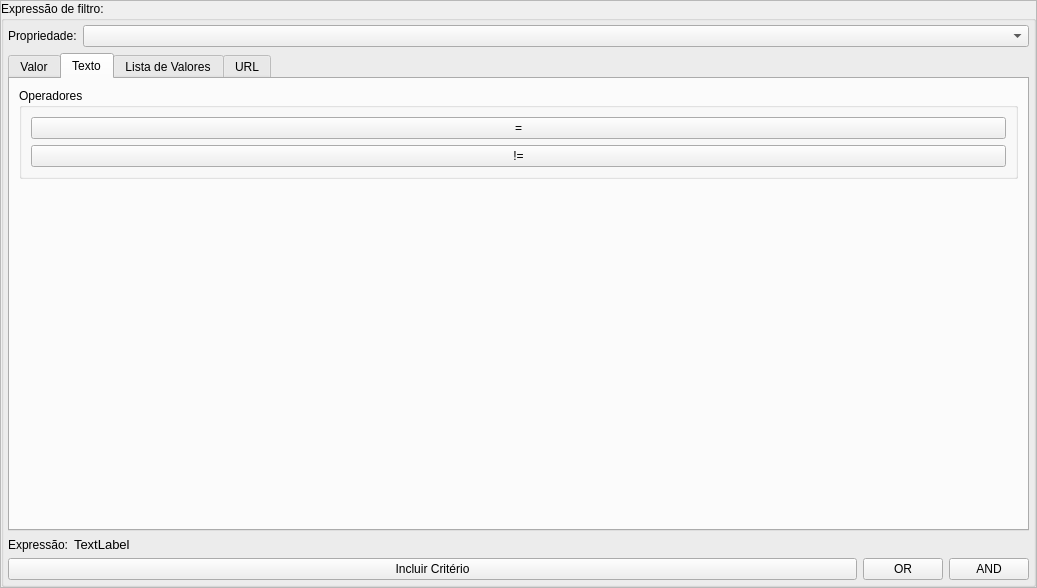
<?xml version="1.0" encoding="UTF-8"?>
<ui version="4.0">
 <class>Frame</class>
 <widget class="QFrame" name="Frame">
  <property name="geometry">
   <rect>
    <x>0</x>
    <y>0</y>
    <width>1037</width>
    <height>588</height>
   </rect>
  </property>
  <property name="windowTitle">
   <string>Frame</string>
  </property>
  <property name="frameShape">
   <enum>QFrame::StyledPanel</enum>
  </property>
  <property name="frameShadow">
   <enum>QFrame::Raised</enum>
  </property>
  <layout class="QGridLayout" name="gridLayout">
   <property name="margin">
    <number>0</number>
   </property>
   <item row="0" column="0">
    <widget class="QGroupBox" name="groupFilter">
     <property name="sizePolicy">
      <sizepolicy hsizetype="Expanding" vsizetype="Expanding">
       <horstretch>0</horstretch>
       <verstretch>0</verstretch>
      </sizepolicy>
     </property>
     <property name="title">
      <string>Expressão de filtro:</string>
     </property>
     <layout class="QGridLayout" name="gridLayout_4">
      <property name="margin">
       <number>4</number>
      </property>
      <property name="horizontalSpacing">
       <number>6</number>
      </property>
      <item row="3" column="0">
       <layout class="QHBoxLayout" name="horizontalLayout_5">
        <item>
         <widget class="QPushButton" name="bt_insert_criteria">
          <property name="sizePolicy">
           <sizepolicy hsizetype="Expanding" vsizetype="Fixed">
            <horstretch>0</horstretch>
            <verstretch>0</verstretch>
           </sizepolicy>
          </property>
          <property name="text">
           <string>Incluir Critério</string>
          </property>
         </widget>
        </item>
        <item>
         <widget class="QPushButton" name="bt_or">
          <property name="text">
           <string>OR</string>
          </property>
         </widget>
        </item>
        <item>
         <widget class="QPushButton" name="bt_and">
          <property name="text">
           <string>AND</string>
          </property>
         </widget>
        </item>
       </layout>
      </item>
      <item row="0" column="0">
       <layout class="QHBoxLayout" name="horizontalLayout_3">
        <item>
         <widget class="QLabel" name="label_2">
          <property name="sizePolicy">
           <sizepolicy hsizetype="Minimum" vsizetype="Preferred">
            <horstretch>0</horstretch>
            <verstretch>0</verstretch>
           </sizepolicy>
          </property>
          <property name="text">
           <string>Propriedade:</string>
          </property>
         </widget>
        </item>
        <item>
         <widget class="QComboBox" name="cb_filter_property">
          <property name="sizePolicy">
           <sizepolicy hsizetype="Expanding" vsizetype="Fixed">
            <horstretch>0</horstretch>
            <verstretch>0</verstretch>
           </sizepolicy>
          </property>
          <property name="font">
           <font>
            <pointsize>9</pointsize>
           </font>
          </property>
         </widget>
        </item>
       </layout>
      </item>
      <item row="2" column="0">
       <layout class="QHBoxLayout" name="horizontalLayout">
        <item>
         <widget class="QLabel" name="label">
          <property name="font">
           <font>
            <family>Segoe UI</family>
            <pointsize>9</pointsize>
            <weight>50</weight>
            <italic>false</italic>
            <bold>false</bold>
           </font>
          </property>
          <property name="styleSheet">
           <string notr="true">font: 9pt &quot;Segoe UI&quot;;</string>
          </property>
          <property name="text">
           <string>Expressão:</string>
          </property>
         </widget>
        </item>
        <item>
         <widget class="QLabel" name="lb_criteria_preview">
          <property name="sizePolicy">
           <sizepolicy hsizetype="Expanding" vsizetype="Preferred">
            <horstretch>0</horstretch>
            <verstretch>0</verstretch>
           </sizepolicy>
          </property>
          <property name="font">
           <font>
            <family>Segoe UI</family>
            <pointsize>10</pointsize>
            <weight>50</weight>
            <italic>false</italic>
            <bold>false</bold>
           </font>
          </property>
          <property name="styleSheet">
           <string notr="true">font: 10pt &quot;Segoe UI&quot;;</string>
          </property>
          <property name="text">
           <string>TextLabel</string>
          </property>
         </widget>
        </item>
       </layout>
      </item>
      <item row="1" column="0">
       <widget class="QTabWidget" name="tab_values">
        <property name="enabled">
         <bool>true</bool>
        </property>
        <property name="currentIndex">
         <number>1</number>
        </property>
        <widget class="QWidget" name="tab_value">
         <attribute name="title">
          <string>Valor</string>
         </attribute>
         <layout class="QVBoxLayout" name="verticalLayout">
          <item>
           <widget class="QGroupBox" name="groupBox_5">
            <property name="title">
             <string>Operadores</string>
            </property>
            <property name="flat">
             <bool>false</bool>
            </property>
            <property name="checkable">
             <bool>false</bool>
            </property>
            <layout class="QGridLayout" name="gridLayout_5">
             <item row="0" column="2">
              <widget class="QPushButton" name="bt_number_gt">
               <property name="text">
                <string>&gt;</string>
               </property>
              </widget>
             </item>
             <item row="1" column="0">
              <widget class="QPushButton" name="bt_number_neq">
               <property name="text">
                <string>!=</string>
               </property>
              </widget>
             </item>
             <item row="1" column="1">
              <widget class="QPushButton" name="bt_number_lte">
               <property name="text">
                <string>&lt;=</string>
               </property>
              </widget>
             </item>
             <item row="0" column="0">
              <widget class="QPushButton" name="bt_number_eq">
               <property name="text">
                <string>=</string>
               </property>
              </widget>
             </item>
             <item row="1" column="2">
              <widget class="QPushButton" name="bt_number_gte">
               <property name="text">
                <string>&gt;=</string>
               </property>
              </widget>
             </item>
             <item row="0" column="1">
              <widget class="QPushButton" name="bt_number_lt">
               <property name="text">
                <string>&lt;</string>
               </property>
              </widget>
             </item>
            </layout>
           </widget>
          </item>
          <item>
           <widget class="QGroupBox" name="groupBox_8">
            <property name="sizePolicy">
             <sizepolicy hsizetype="Preferred" vsizetype="Expanding">
              <horstretch>0</horstretch>
              <verstretch>0</verstretch>
             </sizepolicy>
            </property>
            <property name="title">
             <string>Amostra de valores da propriedade:</string>
            </property>
            <layout class="QVBoxLayout" name="verticalLayout_6">
             <item>
              <layout class="QHBoxLayout" name="horizontalLayout_6">
               <item>
                <widget class="QListWidget" name="tabValue_list_values">
                 <property name="sizePolicy">
                  <sizepolicy hsizetype="Minimum" vsizetype="Expanding">
                   <horstretch>0</horstretch>
                   <verstretch>0</verstretch>
                  </sizepolicy>
                 </property>
                 <property name="minimumSize">
                  <size>
                   <width>225</width>
                   <height>0</height>
                  </size>
                 </property>
                </widget>
               </item>
              </layout>
             </item>
             <item>
              <layout class="QHBoxLayout" name="horizontalLayout_7">
               <item>
                <widget class="QLineEdit" name="tabValue_tx_insert_value"/>
               </item>
               <item>
                <widget class="QPushButton" name="tabValue_bt_insert">
                 <property name="text">
                  <string>Inserir</string>
                 </property>
                </widget>
               </item>
              </layout>
             </item>
            </layout>
           </widget>
          </item>
          <item>
           <spacer name="verticalSpacer">
            <property name="orientation">
             <enum>Qt::Vertical</enum>
            </property>
            <property name="sizeType">
             <enum>QSizePolicy::Minimum</enum>
            </property>
            <property name="sizeHint" stdset="0">
             <size>
              <width>20</width>
              <height>0</height>
             </size>
            </property>
           </spacer>
          </item>
         </layout>
        </widget>
        <widget class="QWidget" name="tab_text">
         <attribute name="title">
          <string>Texto</string>
         </attribute>
         <layout class="QVBoxLayout" name="verticalLayout_5">
          <item>
           <widget class="QGroupBox" name="groupBox_7">
            <property name="title">
             <string>Operadores</string>
            </property>
            <property name="flat">
             <bool>false</bool>
            </property>
            <property name="checkable">
             <bool>false</bool>
            </property>
            <layout class="QGridLayout" name="gridLayout_8">
             <item row="1" column="0">
              <widget class="QPushButton" name="pushButton_18">
               <property name="text">
                <string>!=</string>
               </property>
              </widget>
             </item>
             <item row="0" column="0">
              <widget class="QPushButton" name="pushButton_20">
               <property name="text">
                <string>=</string>
               </property>
              </widget>
             </item>
            </layout>
           </widget>
          </item>
          <item>
           <spacer name="verticalSpacer_4">
            <property name="orientation">
             <enum>Qt::Vertical</enum>
            </property>
            <property name="sizeHint" stdset="0">
             <size>
              <width>20</width>
              <height>40</height>
             </size>
            </property>
           </spacer>
          </item>
         </layout>
        </widget>
        <widget class="QWidget" name="tab_value_list">
         <attribute name="title">
          <string>Lista de Valores</string>
         </attribute>
         <layout class="QVBoxLayout" name="verticalLayout_4">
          <item>
           <widget class="QGroupBox" name="groupBox_6">
            <property name="title">
             <string>Operadores</string>
            </property>
            <property name="flat">
             <bool>false</bool>
            </property>
            <property name="checkable">
             <bool>false</bool>
            </property>
            <layout class="QGridLayout" name="gridLayout_7">
             <item row="0" column="0">
              <widget class="QPushButton" name="tabListValue_bt_in">
               <property name="text">
                <string>IN</string>
               </property>
              </widget>
             </item>
            </layout>
           </widget>
          </item>
          <item>
           <widget class="QGroupBox" name="groupBox">
            <property name="title">
             <string>Amostra de valores da propriedade:</string>
            </property>
            <layout class="QGridLayout" name="gridLayout_2">
             <item row="0" column="0">
              <widget class="QListWidget" name="tabListValue_list_values"/>
             </item>
             <item row="1" column="0">
              <layout class="QHBoxLayout" name="horizontalLayout_2">
               <item>
                <widget class="QLineEdit" name="tabListValue_tx_value"/>
               </item>
               <item>
                <widget class="QPushButton" name="tabListValue_bt_insert">
                 <property name="text">
                  <string>Inserir</string>
                 </property>
                </widget>
               </item>
              </layout>
             </item>
            </layout>
           </widget>
          </item>
          <item>
           <spacer name="verticalSpacer_3">
            <property name="orientation">
             <enum>Qt::Vertical</enum>
            </property>
            <property name="sizeType">
             <enum>QSizePolicy::Minimum</enum>
            </property>
            <property name="sizeHint" stdset="0">
             <size>
              <width>20</width>
              <height>0</height>
             </size>
            </property>
           </spacer>
          </item>
         </layout>
        </widget>
        <widget class="QWidget" name="tab_url">
         <attribute name="title">
          <string>URL</string>
         </attribute>
         <layout class="QGridLayout" name="gridLayout_11">
          <item row="0" column="0">
           <widget class="QGroupBox" name="groupBox_10">
            <property name="maximumSize">
             <size>
              <width>200</width>
              <height>16777215</height>
             </size>
            </property>
            <property name="title">
             <string>Operações:</string>
            </property>
            <layout class="QGridLayout" name="gridLayout_12">
             <item row="0" column="0">
              <widget class="QListWidget" name="tabUrl_list_operations"/>
             </item>
            </layout>
           </widget>
          </item>
          <item row="0" column="1">
           <widget class="QGroupBox" name="groupBox_11">
            <property name="sizePolicy">
             <sizepolicy hsizetype="Expanding" vsizetype="Preferred">
              <horstretch>0</horstretch>
              <verstretch>0</verstretch>
             </sizepolicy>
            </property>
            <property name="title">
             <string>URL:</string>
            </property>
            <layout class="QGridLayout" name="gridLayout_13">
             <item row="1" column="1">
              <widget class="QLabel" name="label_3">
               <property name="sizePolicy">
                <sizepolicy hsizetype="Preferred" vsizetype="Expanding">
                 <horstretch>0</horstretch>
                 <verstretch>0</verstretch>
                </sizepolicy>
               </property>
               <property name="text">
                <string>---</string>
               </property>
               <property name="alignment">
                <set>Qt::AlignLeading|Qt::AlignLeft|Qt::AlignTop</set>
               </property>
              </widget>
             </item>
             <item row="0" column="1">
              <widget class="QPlainTextEdit" name="tabUrl_tx_url"/>
             </item>
            </layout>
           </widget>
          </item>
          <item row="0" column="2">
           <spacer name="horizontalSpacer">
            <property name="orientation">
             <enum>Qt::Horizontal</enum>
            </property>
            <property name="sizeType">
             <enum>QSizePolicy::Minimum</enum>
            </property>
            <property name="sizeHint" stdset="0">
             <size>
              <width>0</width>
              <height>20</height>
             </size>
            </property>
           </spacer>
          </item>
         </layout>
        </widget>
       </widget>
      </item>
     </layout>
    </widget>
   </item>
  </layout>
 </widget>
 <resources/>
 <connections/>
</ui>
